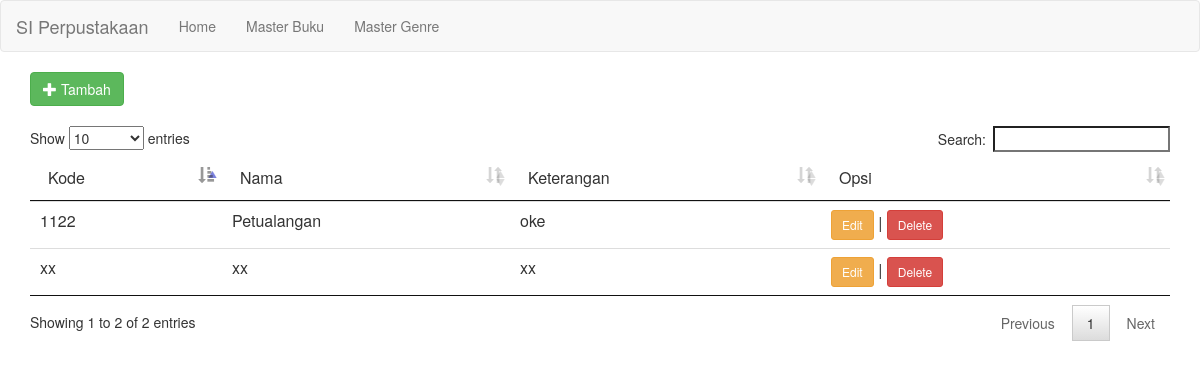
The app's page /mastergenre.php with its own data.
### tables this page shows
CREATE TABLE `mgenre`  (
  `id` int(11) NOT NULL AUTO_INCREMENT,
  `datei` timestamp(0) NULL DEFAULT NULL,
  `dateu` timestamp(0) NULL DEFAULT NULL,
  `useri` varchar(50) NULL DEFAULT NULL,
  `useru` varchar(50) NULL DEFAULT NULL,
  `kode` varchar(255) NULL DEFAULT NULL,
  `nama` text NULL,
  `ket` text NULL,
  PRIMARY KEY (`id`) USING BTREE,
  UNIQUE INDEX `id`(`id`) USING BTREE
);

### mastergenre.php (the view, shortened to what this page needs)
<?php
include_once("config.php");
include_once("template.php");
$result = mysqli_query($mysqli, "SELECT * FROM mgenre ORDER BY id DESC");
?>
<div class="container">
<div>
	<a href="addgenre.php" class="btn btn-success"><i class="glyphicon glyphicon-plus"></i> Tambah</a>
</div>
<br>
<div>
	<table class="table" id="table">
		<thead>
			<tr>
				<td>Kode</td>
				<td>Nama</td>
				<td>Keterangan</td>
				<td>Opsi</td>
			</tr>
		</thead>
		<tbody>
			<?php
    		while($data = mysqli_fetch_array($result)) {
        echo "<tr>";
        echo "<td>".$data['kode']."</td>";
        echo "<td>".$data['nama']."</td>";
        echo "<td>".$data['ket']."</td>";
        echo "<td><a class='btn btn-sm btn-warning' href='editgenre.php?id=$data[id]'>Edit</a> | <a class='btn btn-sm btn-danger' href='deletegenre.php?id=$data[id]'>Delete</a></td></tr>";
    }
    ?>
		</tbody>
	</table>
</div>
</div>

### records on screen
mgenre: kode "1122", nama "Petualangan", ket "oke"
mgenre: kode "xx", nama "xx", ket "xx"
